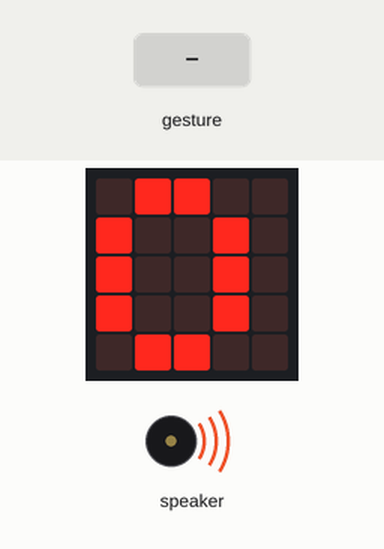
Bench run of a program on a simulated Calliope mini (MakeCode). On the bench: the board's 5×5 LED display, buzzer (waves = sounding). Inputs (shaded band) come from the test bench. A tilt is held for 1.5 s and a shake lasts 1 s, then the board lies face up again.

Above: at 5.2 s.
At 6.8 s:
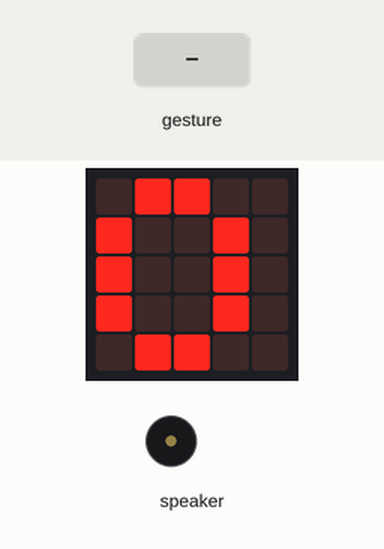
6.9 s: gesture 'shake'
At 7.4 s:
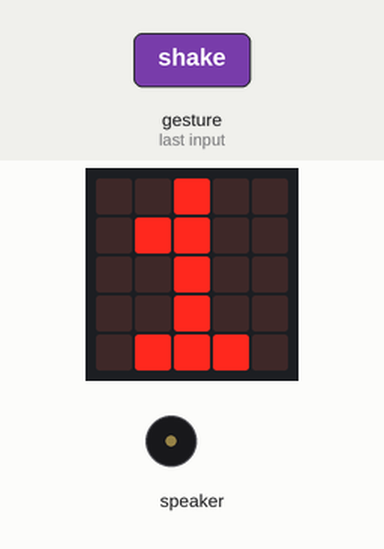
Timing chart, 0 to 9.9 s (numbered marks = the images above; inputs shaded):
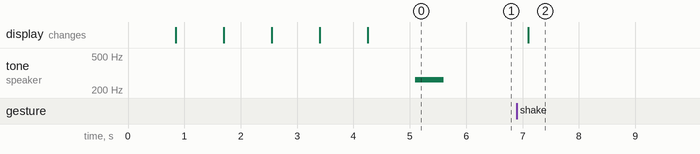

Measured:
- after the input at 6.9 s, the display: changes after 0.20 s (image 2)

The program:

main.ts
```typescript
input.onGesture(Gesture.Shake, function () {
    if (is_ready == 1) {
        schrittzähler += 1
        basic.showNumber(schrittzähler)
        if (schrittzähler == 5) {
            music.play(music.stringPlayable("G B A G C5 B A B ", 120), music.PlaybackMode.UntilDone)
        }
    }
})
let schrittzähler = 0
let is_ready = 0
let countdown = 5
is_ready = 0
for (let Index = 0; Index <= countdown; Index++) {
    basic.showNumber(countdown - Index)
    basic.pause(100)
}
music.playTone(262, music.beat(BeatFraction.Whole))
is_ready = 1
schrittzähler = 0
```

test.ts
```typescript
// Hier kann man Tests durchführen; diese Datei wird nicht kompiliert, wenn dieses Paket als Erweiterung verwendet wird.
```
